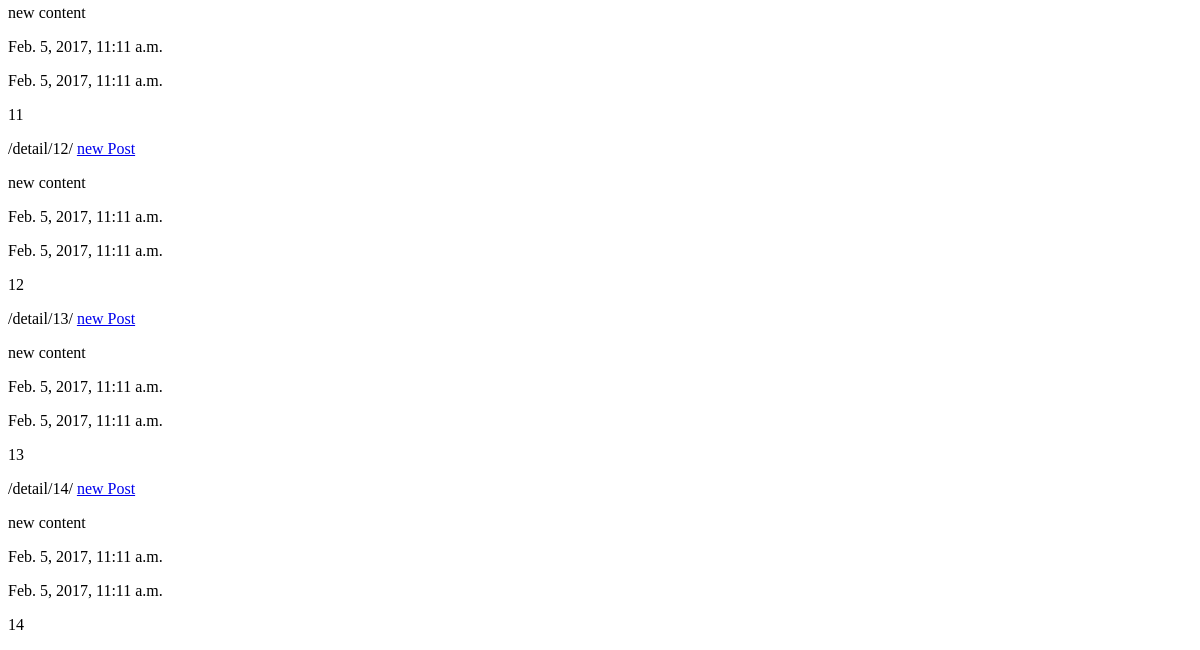
The page /list/ (lower part) on the database as committed earlier.
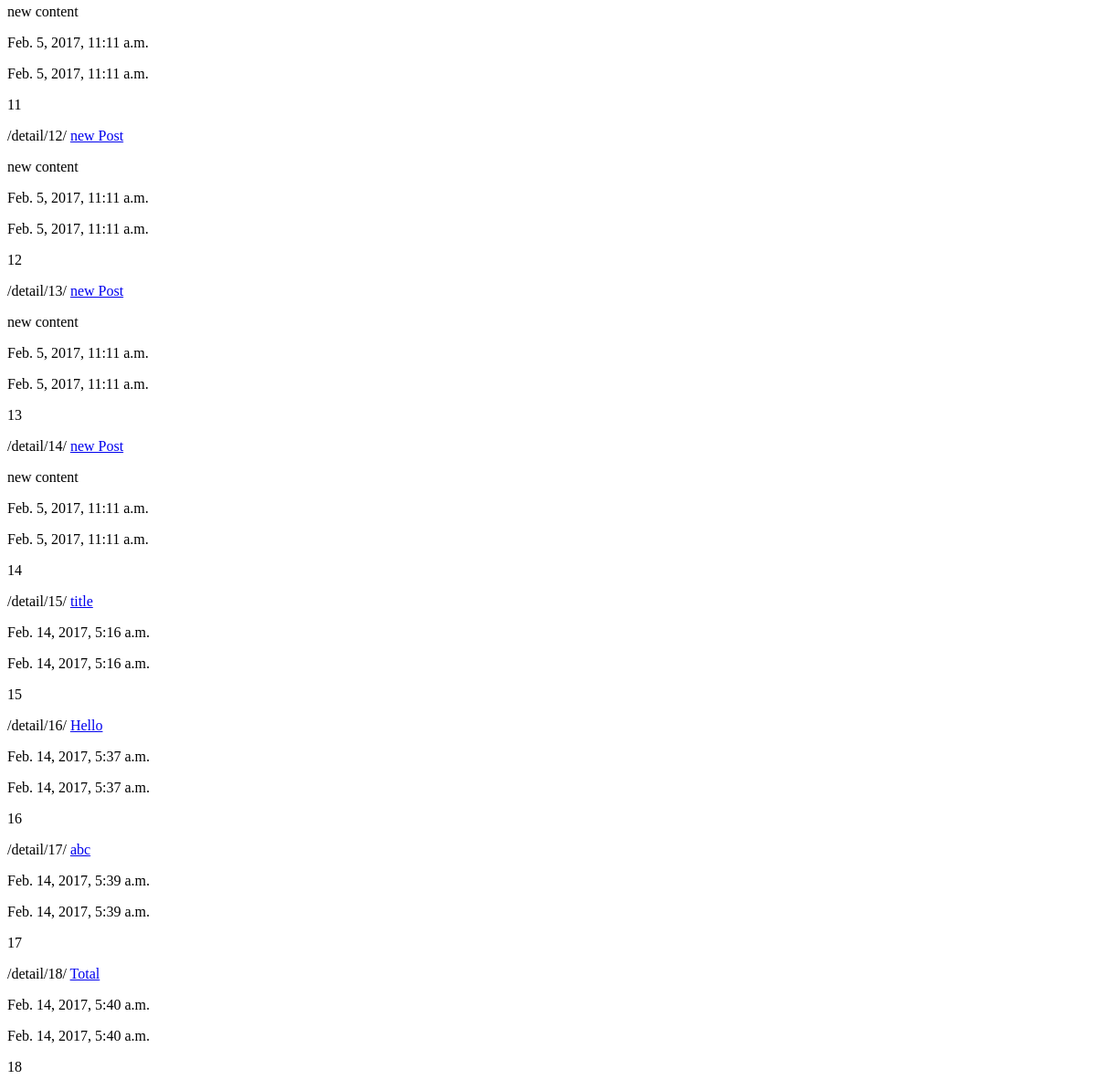
The same page on the database as committed later.
### posts/models.py (models this page shows, shortened)
class Post(models.Model):
    title = models.CharField(max_length = 120) # max_length = 120
    content = models.TextField()
    updated = models.DateTimeField(auto_now=True, auto_now_add=False)
    timestamp = models.DateTimeField(auto_now=False, auto_now_add=True)
    def get_absolute_url(self):
        return reverse("detail", kwargs={"id":self.id})

### posts/views.py (the view)
# urls.py: url(r'^list/$', post_list),
def post_list(request):#list items
    queryset = Post.objects.all()
    context = {
        "object_list" : queryset,
        "title": "List"
    }
    return render(request, "index.html", context)

### templates/index.html (shortened to what this page needs)
<!DOCTYPE html>
<html lang="en" xmlns="http://www.w3.org/1999/html">
<head>
</head>
<body>
 {% for obj in object_list %}
     {% url "detail" id=obj.id %}
    <a href={{ obj.get_absolute_url }}> {{ obj.title}}</a>
     <p>{{   obj.content }}</p>
     <p>{{  obj.timestamp }}<p/>
     <p>{{ obj.updated }} </p>
     <p>{{  obj.id }} </p>
    {% endfor %}
</body>
</html>

Rows that differ between the two databases and show on the page:
added Post: id "/detail/15/", title "title", timestamp "Feb. 14, 2017, 5:16 a.m.", updated "Feb. 14, 2017, 5:16 a.m.", id "15"
added Post: id "/detail/16/", title "Hello", timestamp "Feb. 14, 2017, 5:37 a.m.", updated "Feb. 14, 2017, 5:37 a.m.", id "16"
added Post: id "/detail/17/", title "abc", timestamp "Feb. 14, 2017, 5:39 a.m.", updated "Feb. 14, 2017, 5:39 a.m.", id "17"
added Post: id "/detail/18/", title "Total", timestamp "Feb. 14, 2017, 5:40 a.m.", updated "Feb. 14, 2017, 5:40 a.m.", id "18"
